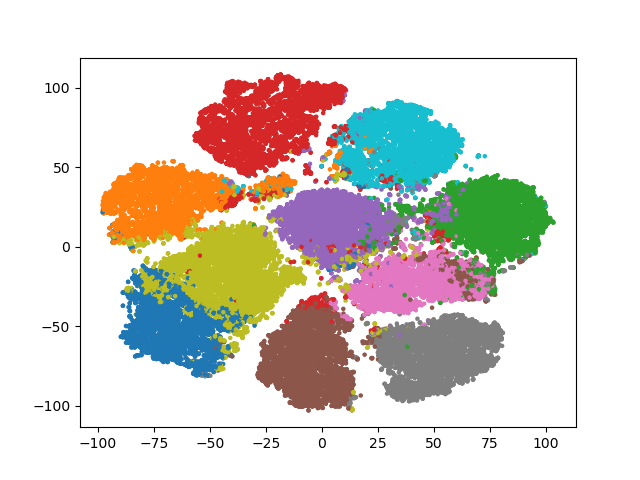
#> input picture nn/cluster_map_test/clusters_epoch_140.png, 640 x 480 px, given in place of grid.jpg, which was not available
$ python fft_filter_test.py 100 100 box
#> lines starting #> are read from the running program, lines starting #| are printed output that depends on the picture; after the words box and inside, x2 and y2 are one past the last pixel; in counts of white or black regions, pixels touching at a corner belong together; pictures that were not available may be replaced by others from this repository, and a replacement may not be noted
import numpy as np
import argparse
from scipy import stats as st
from scipy.fftpack import fft2, ifft2
import matplotlib.pyplot as plt

from skimage import io, img_as_ubyte

T_D = 28
F_D = 7
S_D = 0

angles = [54]

def save_as_png(array, filename):
    normalized_array = (array - np.min(array)) / (np.max(array) - np.min(array))
    uint8_array = img_as_ubyte(normalized_array)
    io.imsave(filename, uint8_array)

def apply_fft2(image):
    # fft2_image = np.real(fft2(image, axes=(0,1)))
    fft2_image = fft2(image, axes=(0,1))
    shifted_fft2_image = np.fft.fftshift(fft2_image) # moves zero frequency component to the orgin instead of the 4 corners
    return shifted_fft2_image

def rebuild_image(fft2_image):
    # ifft2_image = np.real(ifft2(fft2_image, axes=(0,1)))
    ifft2_image = ifft2(fft2_image, axes=(0,1))
    return ifft2_image

def filter_by_angle(fft2_image, angle, W_D):
    u_max, v_max = fft2_image.shape
    mask = np.zeros_like(fft2_image, dtype=bool)
    theta = np.radians(angle)

    sin_theta = np.sin(theta)
    cos_theta = np.cos(theta)

    u_values = np.arange(u_max).reshape(-1, 1)
    v_values = np.arange(v_max).reshape(1, -1)

    u_cos_v = u_values * sin_theta - v_values * cos_theta

    if theta < np.pi/9:
        condition_upper = (u_cos_v <= 0) #& (v_values <= 50)
        condition_lower = (u_cos_v + W_D >= 0)

    elif np.pi/9 <= theta < 7*np.pi/18:
        condition_upper = (u_cos_v - W_D / 2 <= 0) #& (v_values <= 50)
        condition_lower = (u_cos_v + W_D / 2 >= 0)

    else:
        condition_upper = (u_cos_v - W_D <= -0.5) #& (v_values <= 50) # pixel at position 0 expands from -0.5 to +0.5 so the image is offset by -0.5px so i set this offset as my starting/min condition instead of using 0
        condition_lower = (u_cos_v >= -0.5) # pixel at position 0 expands from -0.5 to +0.5 so the image is offset by -0.5px so i set this offset as my starting/min condition instead of using 0

    mask = condition_upper & condition_lower

    return mask

def filter_box(fft2_image, width, height):
    u_max, v_max = fft2_image.shape
    mask = np.zeros_like(fft2_image, dtype=bool)

    u_values = np.arange(u_max).reshape(-1, 1)
    v_values = np.arange(v_max).reshape(1, -1)

    u_center = u_max / 2
    v_center = v_max / 2

    width_condition = (v_center - width/2 < v_values) & (v_values <= v_center + width/2)
    height_condition = (u_center - height/2 < u_values) & (u_values <= u_center + height/2)

    mask = width_condition & height_condition

    return mask


def filter(fft2_image, filter_type, width, height, T_D, S_D, F_D):
    magnitude_spectrum = np.log1p((np.abs(fft2_image))**2)
    threshold_mask = np.zeros_like(fft2_image, dtype=bool)
    total_mask = np.zeros_like(fft2_image, dtype=bool)
    filtered_fft2 = np.zeros_like(fft2_image)
    filtered_magspec = np.zeros_like(fft2_image)

    if filter_type == 'box':
        box_mask = filter_box(fft2_image, width, height)

        filtered_fft2[box_mask] = np.max(magnitude_spectrum) + 0.1 # Set frequency values in the band to 0
        filtered_fft2[~box_mask] = fft2_image[~box_mask]

        filtered_magspec[box_mask] = np.max(magnitude_spectrum) + 0.1
        filtered_magspec[~box_mask] = magnitude_spectrum[~box_mask]

    elif filter_type == 'threshold':
        # gate_mask = np.full(np.shape(fft2_image), False)
        # gate_mask[5:3200,5:4500] = True

        threshold_mask = (magnitude_spectrum <= F_D) | (magnitude_spectrum >= T_D) # sets all cells that meet this condition (elimination condition) as TRUE
        tot =  threshold_mask

        filtered_fft2[tot] = S_D # all cells to be eliminated are set to S_D (zero)
        filtered_fft2[~tot] = fft2_image[~tot] # all other cells to kept are given the value of fft2_image

        filtered_magspec[tot] = 0#np.max(magnitude_spectrum) + 0.1 # all mask cells are set to white (note: they will all be black if every cell is set to 255)
        filtered_magspec[~tot] = magnitude_spectrum[~tot] # all other cells will be their respective mag spectrum value

    elif filter_type == 'none':
        filtered_fft2 = fft2_image
        filtered_magspec = magnitude_spectrum

    elif filter_type == 'both':
        box_mask = filter_box(fft2_image, width, height)

        # gate_mask = np.full(np.shape(fft2_image), False)
        # gate_mask[20:3000,20:4000] = True

        threshold_mask = (magnitude_spectrum <= F_D) | (magnitude_spectrum >= T_D)

        total_mask = threshold_mask & box_mask #& gate_mask

        filtered_fft2[total_mask] = magnitude_spectrum[0,0]
        filtered_fft2[~total_mask] = fft2_image[~total_mask]

        filtered_magspec[total_mask] = np.max(magnitude_spectrum) + 0.1
        filtered_magspec[~total_mask] = magnitude_spectrum[~total_mask]

    return magnitude_spectrum, filtered_fft2, filtered_magspec

def overhaul(image_path, width, height, filter_type):
    image = io.imread(image_path, as_gray=True)
    fft2_image = apply_fft2(image)
    magnitude_spectrum, filtered_fft2, filtered_magspec = filter(fft2_image, filter_type, width, height, T_D, S_D, F_D)
    filtered_image = rebuild_image(filtered_fft2)
    # print(filtered_image)
    return fft2_image, magnitude_spectrum, filtered_fft2, filtered_magspec, filtered_image

if __name__ == "__main__":
    parser = argparse.ArgumentParser(description='FFT2 image filtering')
    parser.add_argument('width', help="This is relevent for 'box' and 'both' filters; select a width to apply the filter at each given angle", type=int)
    parser.add_argument('height', help="This is relevent for 'box' and 'both' filters; select a width to apply the filter at each given angle", type=int)
    parser.add_argument('filter_type', choices=['box', 'threshold', 'both', 'none'], help="Type of filter to apply: 'box', 'threshold', 'both' or 'none'")
    args = parser.parse_args()

    image_path1 = 'grid.jpg'
    image_path2 = 'grid2.jpg'

    fft2_01, magnitude_spectrum_01, filtered_fft2_01, filtered_magspec_01, filtered_01 = overhaul(image_path1, args.width, args.height, args.filter_type)
#> in overhaul, `image = io.imread(image_path, as_gray=True)`:
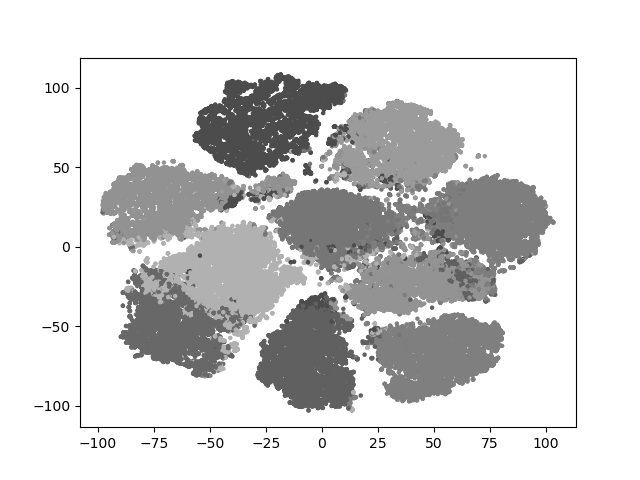
#> image: shape (480, 640) float64; min 0, max 1, mean 0.847
#> in filter, `magnitude_spectrum = np.log1p((np.abs(fft2_image))**2)`:
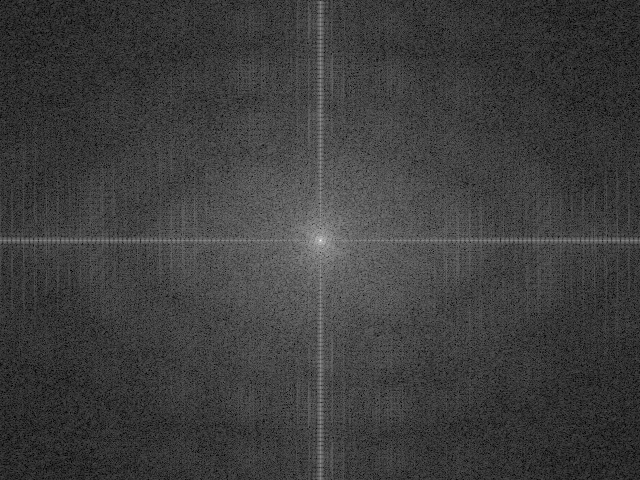
#> magnitude_spectrum: shape (480, 640) float64; min 0.00175, max 24.94, mean 6.1; drawn with min black and max white
#> in filter, `box_mask = filter_box(fft2_image, width, height)`:
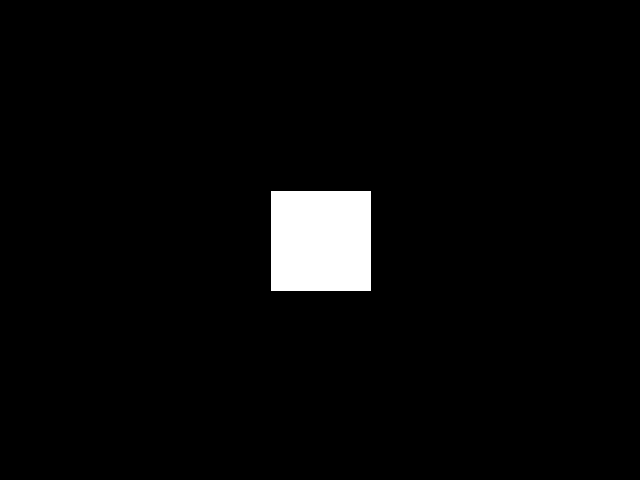
#> box_mask: shape (480, 640) bool; 3.3% white; 1 white region, box (x1, y1, x2, y2) and area: (271, 191, 371, 291) 10000
    fft2_02, magnitude_spectrum_02, filtered_fft2_02, filtered_magspec_02, filtered_02 = overhaul(image_path2, args.width, args.height, args.filter_type)
#> call 2 of overhaul, with image_path = 'grid2.jpg', width = 100, height = 100, filter_type = 'box'
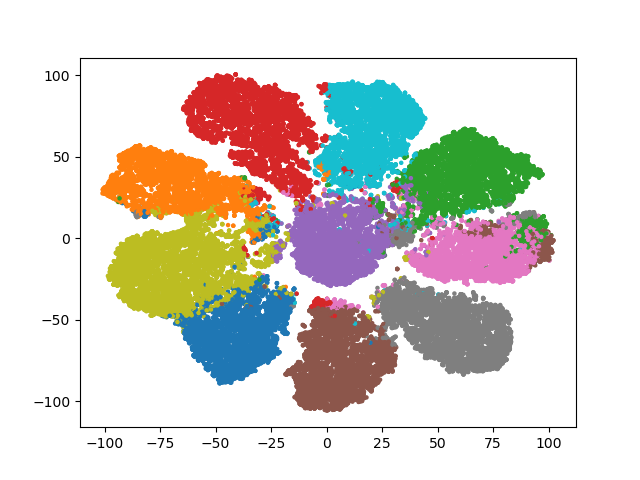
#> input picture nn/cluster_map_test/clusters_epoch_1400.png, 640 x 480 px, given in place of grid2.jpg, which was not available
#> in overhaul (call 2), `image = io.imread(image_path, as_gray=True)`:
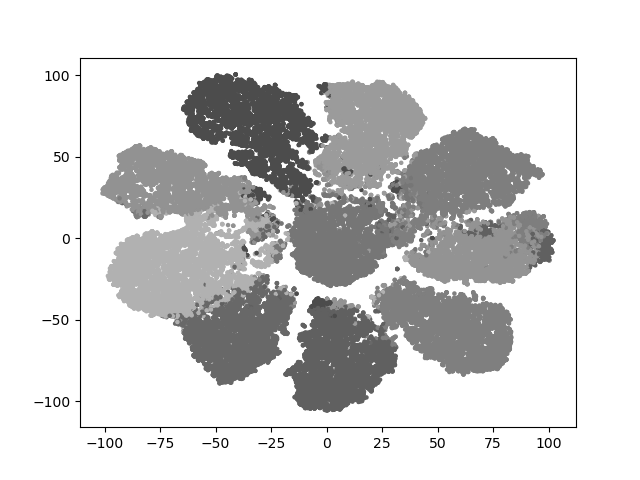
#> image: shape (480, 640) float64; min 0, max 1, mean 0.843

    round_magspec_01 = np.round(magnitude_spectrum_01, 5)
    flat_round_magspec_01 = round_magspec_01.flatten()

    round_magspec_02 = np.round(magnitude_spectrum_02, 5)
    flat_round_magspec_02 = round_magspec_02.flatten()

    image1 = io.imread(image_path1, as_gray=True)
    image2 = io.imread(image_path2, as_gray=True)

    # Plotting
    fig1, axes1 = plt.subplots(2, 4, figsize=(25, 10), gridspec_kw={'width_ratios': [1, 1, 1, 1]})

    im1 = axes1[0, 0].imshow(image1, cmap='gray')
    axes1[0, 0].set_title('raw_lens1')

    im2 = axes1[0, 1].imshow(np.abs(filtered_01), cmap='gray')
    axes1[0, 1].set_title('filtered_lens1')

    im3 = axes1[0, 2].imshow(np.abs(magnitude_spectrum_01), cmap='gray')
    axes1[0, 2].set_title('FFT2_lens1')

    im4 = axes1[0, 3].imshow(np.abs(filtered_magspec_01), cmap='gray')
    axes1[0, 3].set_title('filtered_FFT2_lens1')

    im5 = axes1[1, 0].imshow(image2, cmap='gray')
    axes1[1, 0].set_title('raw_lens2')

    im6 = axes1[1, 1].imshow(np.abs(filtered_02), cmap='gray')
    axes1[1, 1].set_title('filtered_lens2')

    im7 = axes1[1, 2].imshow(np.abs(magnitude_spectrum_02), cmap='gray')
    axes1[1, 2].set_title('FFT2_lens2')

    im8 = axes1[1, 3].imshow(np.abs(filtered_magspec_02), cmap='gray')
    axes1[1, 3].set_title('filtered_FFT2_lens2')

    # plt.colorbar(im1, ax=axes1[0, 0])
    # plt.colorbar(im2, ax=axes1[0, 1])
    plt.colorbar(im3, ax=axes1[0, 2])
    plt.colorbar(im4, ax=axes1[0, 3])
    # plt.colorbar(im5, ax=axes1[1, 0])
    # plt.colorbar(im6, ax=axes1[1, 1])
    plt.colorbar(im7, ax=axes1[1, 2])
    plt.colorbar(im8, ax=axes1[1, 3])


    # fig2, axes2 = plt.subplots(2, 3, figsize=(25, 10), gridspec_kw={'width_ratios': [1, 1, 1]})


    # flat_mag_01 = magnitude_spectrum_01.flatten()
    # axes2[0,0].set_ylim(0,40)
    # axes2[0,0].plot(np.arange(0,len(flat_mag_01),1),flat_mag_01)
    # axes2[0,0].set_title('magnitudes_01')

    # flat_mag_filtered_01 = filtered_magspec_01.flatten()
    # axes2[0,1].set_ylim(0,40)
    # axes2[0,1].plot(np.arange(0,len(flat_mag_filtered_01),1),flat_mag_filtered_01)
    # axes2[0,1].set_title('filtered_magnitudes_01')

    # axes2[0,2].text(0.0, 0.7, f' size mag_spec: {len(flat_round_magspec_01)}\n mean mag_spec: {np.mean(magnitude_spectrum_01)}\n mode mag_spec: {st.mode(flat_round_magspec_01).mode}\n mode_count mag_spec: {st.mode(flat_round_magspec_01).count}\n max mag_spec: {np.max(magnitude_spectrum_01)}\n min mag_spec: {np.min(magnitude_spectrum_01)}', horizontalalignment='left', verticalalignment='top', fontsize=12)
    # axes2[0,2].axis('off')


    # flat_mag_02 = magnitude_spectrum_02.flatten()
    # axes2[1,0].set_ylim(0,40)
    # axes2[1,0].plot(np.arange(0,len(flat_mag_02),1),flat_mag_02)
    # axes2[1,0].set_title('magnitudes_02')

    # flat_mag_filtered_02 = filtered_magspec_02.flatten()
    # axes2[1,1].set_ylim(0,40)
    # axes2[1,1].plot(np.arange(0,len(flat_mag_filtered_02),1),flat_mag_filtered_02)
    # axes2[1,1].set_title('filtered_magnitudes_02')

    # axes2[1,2].text(0.0, 0.7, f' size mag_spec: {len(flat_round_magspec_02)}\n mean mag_spec: {np.mean(magnitude_spectrum_02)}\n mode mag_spec: {st.mode(flat_round_magspec_02).mode}\n mode_count mag_spec: {st.mode(flat_round_magspec_02).count}\n max mag_spec: {np.max(magnitude_spectrum_02)}\n min mag_spec: {np.min(magnitude_spectrum_02)}', horizontalalignment='left', verticalalignment='top', fontsize=12)
    # axes2[1,2].axis('off')

    plt.tight_layout()
    plt.show()
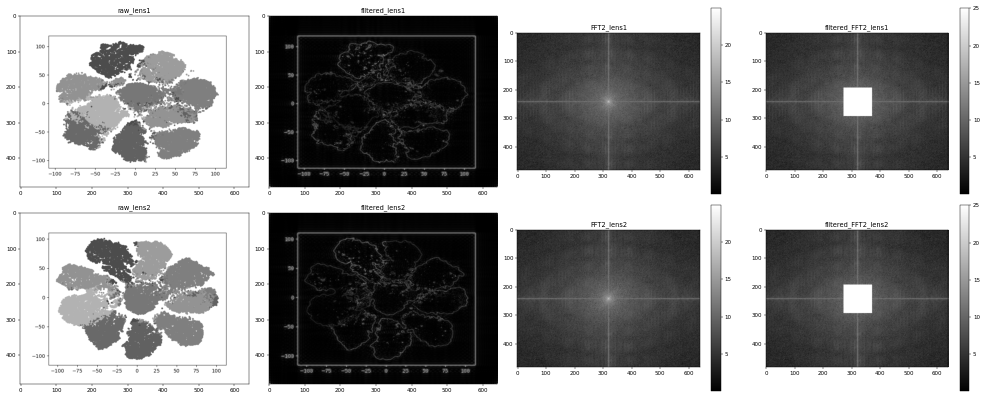
#> figure drawn by matplotlib, 12 panels

# save_as_png(filtered_01, 'FFT2_filtered_01.png')
# save_as_png(filtered_02, 'FFT2_filtered_02.png')
